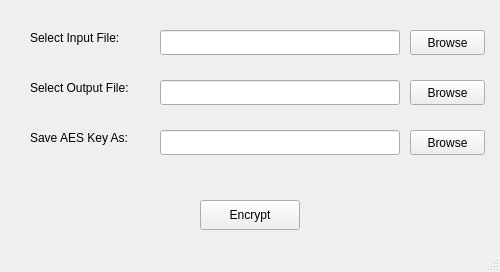
<?xml version="1.0" encoding="UTF-8"?>
<ui version="4.0">
 <class>MainWindow</class>
 <widget class="QMainWindow" name="MainWindow">
  <property name="geometry">
   <rect>
    <x>0</x>
    <y>0</y>
    <width>500</width>
    <height>272</height>
   </rect>
  </property>
  <property name="windowTitle">
   <string>AES Encryption Tool</string>
  </property>
  <widget class="QWidget" name="centralwidget">
   <widget class="QLabel" name="label_input_file">
    <property name="geometry">
     <rect>
      <x>30</x>
      <y>30</y>
      <width>150</width>
      <height>16</height>
     </rect>
    </property>
    <property name="text">
     <string>Select Input File:</string>
    </property>
   </widget>
   <widget class="QLineEdit" name="lineEdit_input_file">
    <property name="geometry">
     <rect>
      <x>160</x>
      <y>30</y>
      <width>240</width>
      <height>25</height>
     </rect>
    </property>
   </widget>
   <widget class="QPushButton" name="pushButton_browse_input">
    <property name="geometry">
     <rect>
      <x>410</x>
      <y>30</y>
      <width>75</width>
      <height>25</height>
     </rect>
    </property>
    <property name="text">
     <string>Browse</string>
    </property>
   </widget>
   <widget class="QLabel" name="label_output_file">
    <property name="geometry">
     <rect>
      <x>30</x>
      <y>80</y>
      <width>150</width>
      <height>16</height>
     </rect>
    </property>
    <property name="text">
     <string>Select Output File:</string>
    </property>
   </widget>
   <widget class="QLineEdit" name="lineEdit_output_file">
    <property name="geometry">
     <rect>
      <x>160</x>
      <y>80</y>
      <width>240</width>
      <height>25</height>
     </rect>
    </property>
   </widget>
   <widget class="QPushButton" name="pushButton_browse_output">
    <property name="geometry">
     <rect>
      <x>410</x>
      <y>80</y>
      <width>75</width>
      <height>25</height>
     </rect>
    </property>
    <property name="text">
     <string>Browse</string>
    </property>
   </widget>
   <widget class="QLabel" name="label_aes_key">
    <property name="geometry">
     <rect>
      <x>30</x>
      <y>130</y>
      <width>150</width>
      <height>16</height>
     </rect>
    </property>
    <property name="text">
     <string>Save AES Key As:</string>
    </property>
   </widget>
   <widget class="QLineEdit" name="lineEdit_aes_key">
    <property name="geometry">
     <rect>
      <x>160</x>
      <y>130</y>
      <width>240</width>
      <height>25</height>
     </rect>
    </property>
   </widget>
   <widget class="QPushButton" name="pushButton_browse_aes_key">
    <property name="geometry">
     <rect>
      <x>410</x>
      <y>130</y>
      <width>75</width>
      <height>25</height>
     </rect>
    </property>
    <property name="text">
     <string>Browse</string>
    </property>
   </widget>
   <widget class="QPushButton" name="pushButton_encrypt">
    <property name="geometry">
     <rect>
      <x>200</x>
      <y>200</y>
      <width>100</width>
      <height>30</height>
     </rect>
    </property>
    <property name="text">
     <string>Encrypt</string>
    </property>
   </widget>
  </widget>
  <widget class="QMenuBar" name="menubar">
   <property name="geometry">
    <rect>
     <x>0</x>
     <y>0</y>
     <width>500</width>
     <height>17</height>
    </rect>
   </property>
  </widget>
  <widget class="QStatusBar" name="statusbar"/>
 </widget>
 <resources/>
 <connections/>
</ui>
